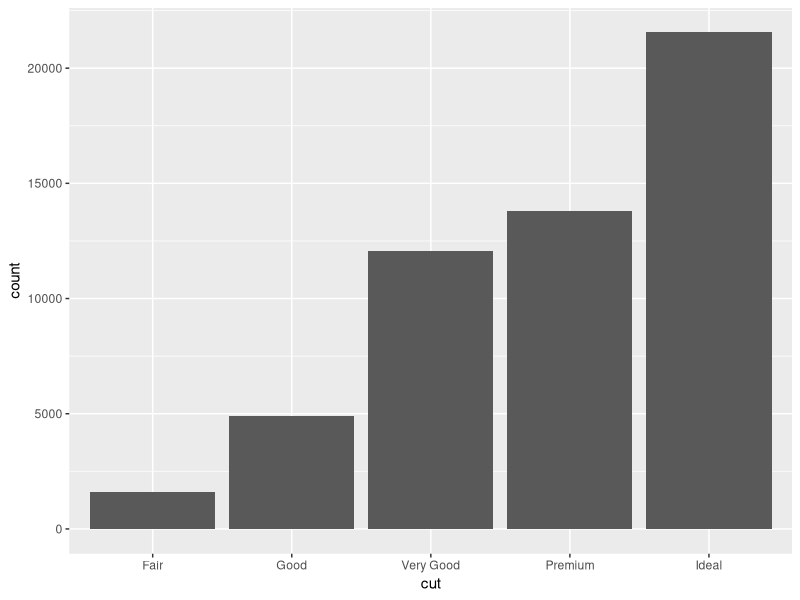
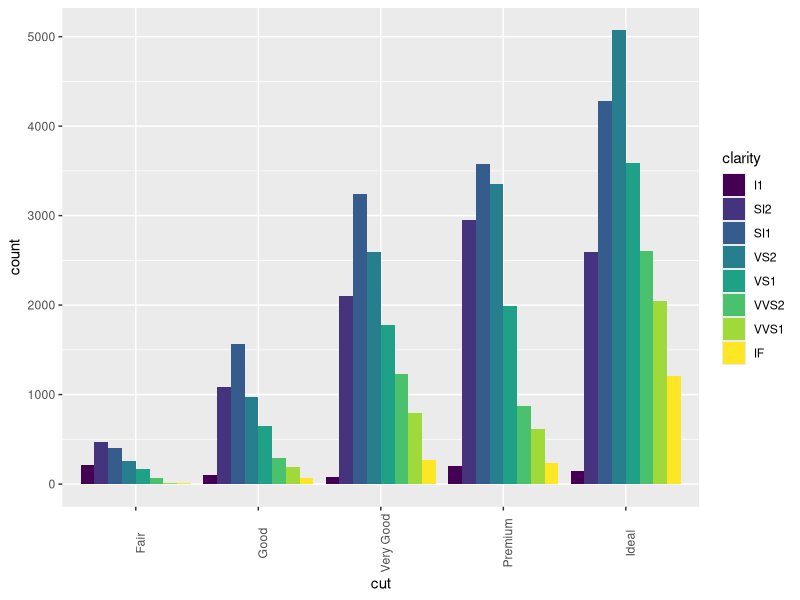
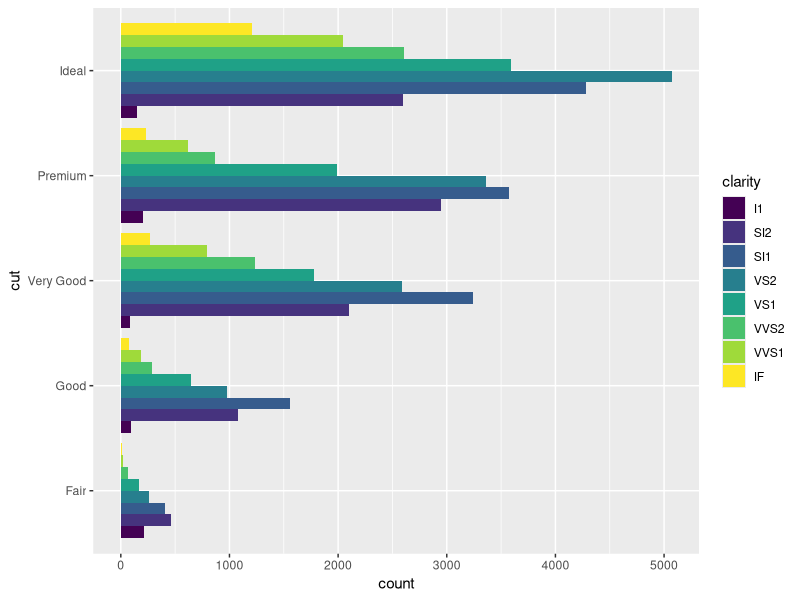
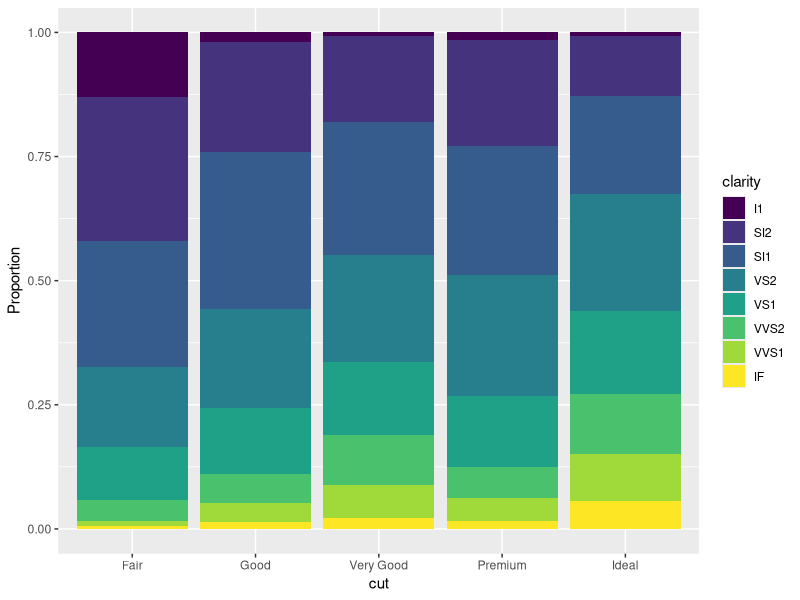
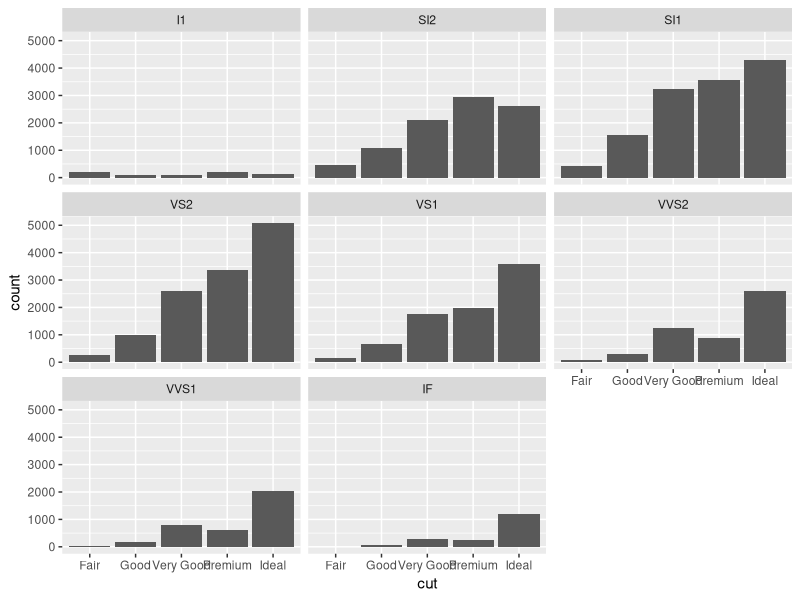
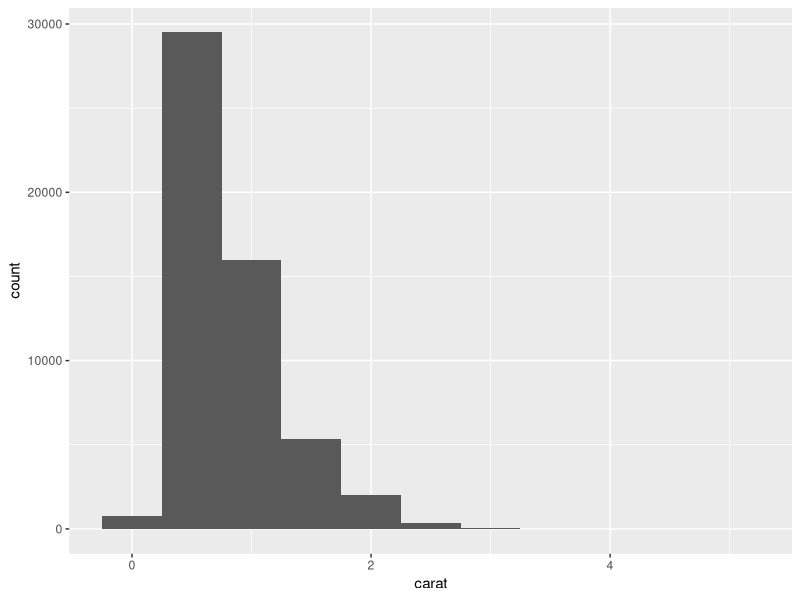
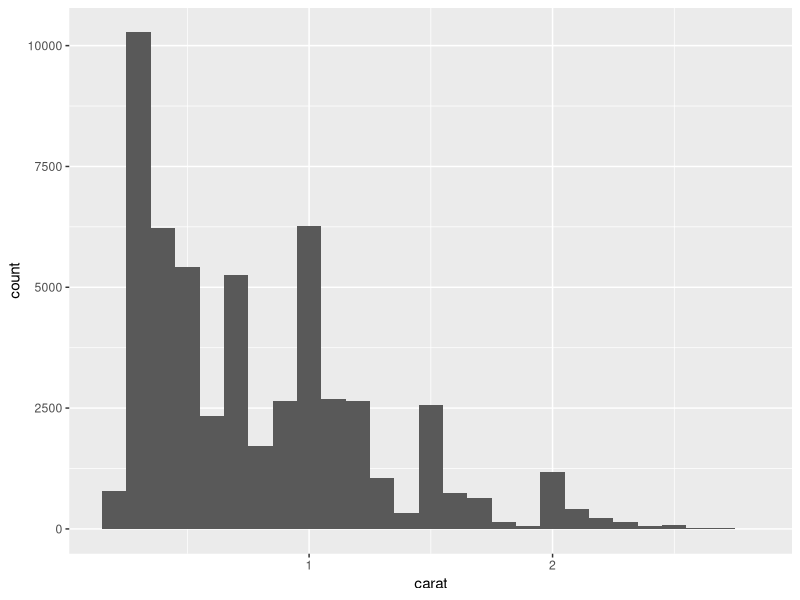
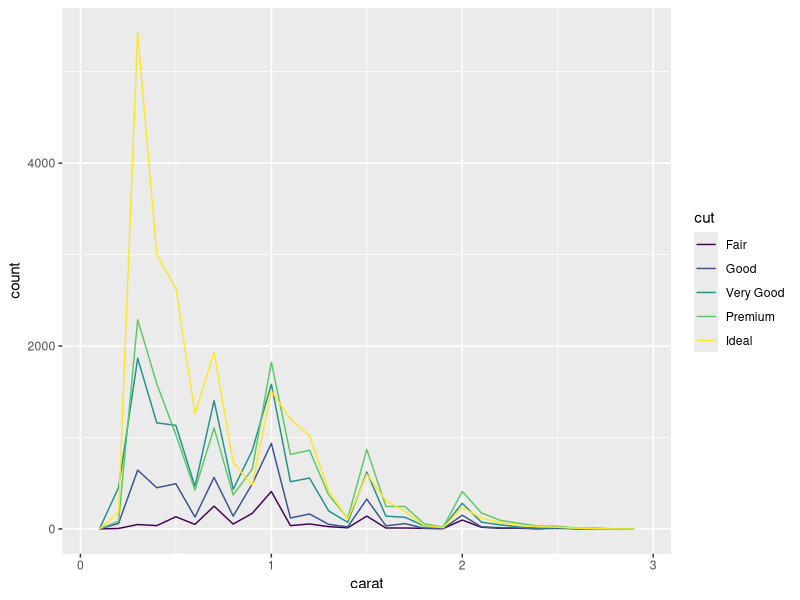

Write R code to recreate these figures, in order.
## ---- chunk 1
library(ggplot2)
library(tibble)
library(dplyr)
## ---- chunk 2
diamonds
## ---- chunk 3
glimpse(diamonds)
## ---- chunk 4
summary(diamonds)
## ---- chunk 5
str(diamonds)
## ---- chunk 6
dim(diamonds)
## ---- chunk 7
skimr::skim(diamonds)
## ---- chunk 8
View(diamonds)
## ---- chunk 9
head(diamonds)
## ---- chunk 10
tail(diamonds)
## ---- chunk 11
ggplot(data = diamonds) +
  geom_bar(mapping = aes(x = cut))
## ---- chunk 12
diamonds %>%
  count(cut)
## ---- chunk 13
table(diamonds$cut)
## ---- chunk 14
unique(diamonds$cut)
## ---- chunk 15
levels(diamonds$clarity)
## ---- chunk 16
table(diamonds$cut, diamonds$clarity)
## ---- chunk 17
diamonds %>%
  count(cut, clarity) %>%
arrange(desc(n))
## ---- chunk 18
ggplot(diamonds, aes(x = cut, fill = clarity)) +
  geom_bar(position = "dodge") +
  theme(axis.text.x = element_text(angle = 90))
## ---- chunk 19
ggplot(diamonds, aes(x = cut, fill = clarity)) +
  geom_bar(position = "dodge") +
  coord_flip()
## ---- chunk 20
ggplot(diamonds, aes(x = cut, fill = clarity)) +
  geom_bar(position = "fill") +
  ylab("Proportion")
## ---- chunk 21
prop.table(table(diamonds$cut, diamonds$clarity))
## ---- chunk 22
ggplot(diamonds, aes(x = cut)) +
  geom_bar() +
  facet_wrap(~ clarity)
## ---- chunk 23
round(prop.table(table(diamonds$cut, diamonds$clarity))*100, 2)
## ---- chunk 24
ggplot(data = diamonds) +
  geom_histogram(mapping = aes(x = carat), binwidth = 0.5)
## ---- chunk 25
diamonds %>%
  count(cut_width(carat, 0.5))
## ---- chunk 26
smaller <- diamonds %>%
  filter(carat < 3)

ggplot(data = smaller, mapping = aes(x = carat)) +
  geom_histogram(binwidth = 0.1)
## ---- chunk 27
ggplot(data = smaller, mapping = aes(x = carat, color = cut)) +
  geom_freqpoly(binwidth = 0.1)
## ---- chunk 28
ggplot(data = smaller, mapping = aes(x = carat)) +
  geom_histogram(binwidth = 0.01)
## ---- chunk 29
ggplot(diamonds) +
  geom_histogram(mapping = aes(x = y), binwidth = 0.5)
## ---- chunk 30
ggplot(diamonds) +
  geom_histogram(mapping = aes(x = y), binwidth = 0.5) +
  coord_cartesian(ylim = c(0, 50))
## ---- chunk 31
diamonds %>%
  filter(y < 3 | y > 20) %>%
  select(price, x, y, z) %>%
  arrange(y)
## ---- chunk 32
diamonds2 <- diamonds %>%
  filter(between(y, 3, 20))
ggplot(diamonds2) +
  geom_histogram(mapping = aes(x = y), binwidth = 0.5)
## ---- chunk 33
diamonds %>%
  mutate(y = ifelse(y < 3 | y > 20, NA, y)) %>%
ggplot(aes(x = x, y = y)) +
  geom_point()
## ---- chunk 34
diamonds %>%
ggplot(aes(x = x, y = y)) +
  geom_point()
## ---- chunk 35
ggplot(diamonds, aes(x = price)) +
  geom_freqpoly(aes(color = cut), binwidth = 500)
## ---- chunk 36
ggplot(diamonds) +
  geom_bar(aes(x = cut))
## ---- chunk 37
ggplot(diamonds, aes(x = price, y = ..density..)) +
  geom_freqpoly(aes(color = cut), bandwidth = 500)
## ---- chunk 38
ggplot(diamonds, aes(x = cut, y = price)) +
  geom_boxplot() +
  coord_flip()

## ---- chunk 39
ggplot(diamonds) +
  geom_count(aes(x = cut, y = color))
## ---- chunk 40
diamonds %>%
  count(color, cut) %>%
  ggplot(aes(x = color, y = cut)) +
  geom_tile(aes(fill = n))
## ---- chunk 41
ggplot(diamonds) +
  geom_point(aes(x = carat, y = price, alpha = 1/100))
## ---- chunk 42
ggplot(data = smaller) +
  geom_bin2d(aes(x = carat, y = price))
